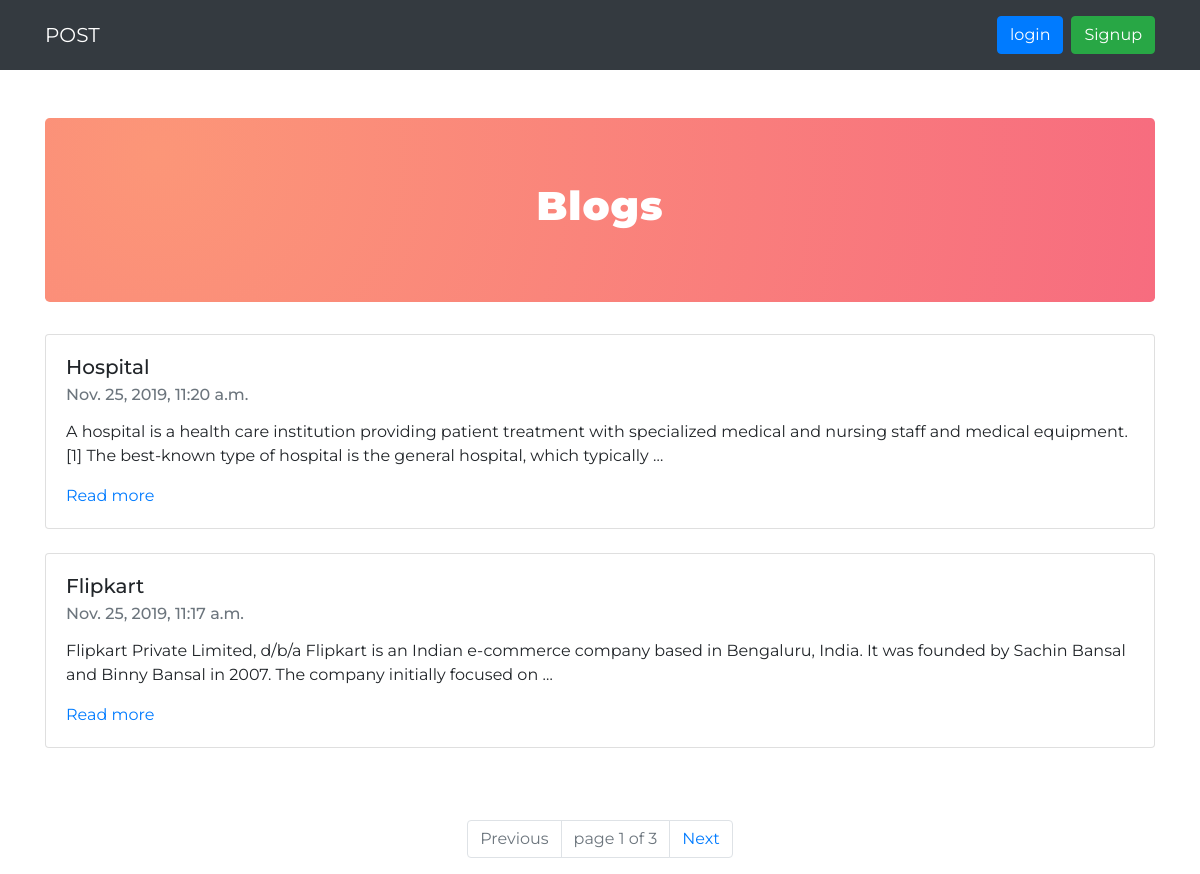
The page / on the database its author committed.
### blogapp/models.py (models this page shows, shortened)
class Post(models.Model):
    STATUS_CHOICE=(('draft','Draft'),('published','Published'))
    title=models.CharField(max_length=260)
    slug=models.SlugField(max_length=264,unique_for_date='publish')
    author=models.ForeignKey(User,related_name='blog_posts',on_delete=models.CASCADE)
    body=models.TextField()
    publish=models.DateTimeField(default=timezone.now)
    created=models.DateTimeField(auto_now_add=True)
    updated=models.DateTimeField(auto_now=True)
    status=models.CharField(max_length=20,choices=STATUS_CHOICE,default='draft')
    objects=CustomManager()
    class Meta:
        ordering=('-publish',)

### blogapp/views.py (the view)
# urls.py: path('',views.post_list),
def post_list(request):
    post_list=Post.objects.all()
    paginator=Paginator(post_list,2)
    page_number=request.GET.get('page')
    try:
        post_list=paginator.page(page_number)
    except PageNotAnInteger:
        post_list=paginator.page(1)
    except EmptyPage:
        post_list=paginator.page(paginator.num_page)
    return render(request,'blogapp/post_list.html',{'post_list':post_list})

### blogapp/models.py (called while the page is built)
    def get_queryset(self):
        return super().get_queryset().filter(status='published')

### templates/blogapp/post_list.html (shortened to what this page needs)
<!DOCTYPE html>
{% extends 'blogapp/base.html' %}
{% block content %}
    <div class="jumbotron blog-jumbo">
      <h1 class="text-center">Blogs</h1>
    </div>
    {% for post in post_list %}
    <div class="card mb-4">
      <div class="card-body">
        <h5 class="card-title" id="blog-title">{{post.title}}</h5>
        <h6 class="card-subtitle mb-2 text-muted">{{post.publish}}</h6>
        <p class="card-text">{{post.body | truncatewords:30 | linebreaks}}</p>
        <a href="/detail/{{post.id}}" class="card-link">Read more</a>
      </div>
    </div>
    {% endfor %}
    {% include 'blogapp/pagination.html' with page=post_list %}
{% endblock %}

### static/css/style.css (style rules this page uses)
body { background-repeat: no-repeat; background-size: cover; font-family: Montserrat; }
.jumbotron.blog-jumbo { background-image: radial-gradient( circle farthest-corner at 10% 20%, rgba(252,150,120,1) 0%, rgba(247,108,127,1) 100.4% ); cursor: pointer; }
.jumbotron.blog-jumbo h1 { font-weight: 900; color: #fff; letter-spacing: 1px; }
#blog-title { text-transform: capitalize; }

### rows shown on the page
Post: title "Hospital", publish "Nov. 25, 2019, 11:20 a.m.", body "A hospital is a health care institution providing patient treatment with specialized medical and nursing staff and medical equipment.[1] The best-known type of hospital is the general hospital, which typically …"
Post: title "Flipkart", publish "Nov. 25, 2019, 11:17 a.m.", body "Flipkart Private Limited, d/b/a Flipkart is an Indian e-commerce company based in Bengaluru, India. It was founded by Sachin Bansal and Binny Bansal in 2007. The company initially focused on …"

### other values the page prints
{{ page.number }} "1"
{{ page.paginator.num_pages }} "3"
